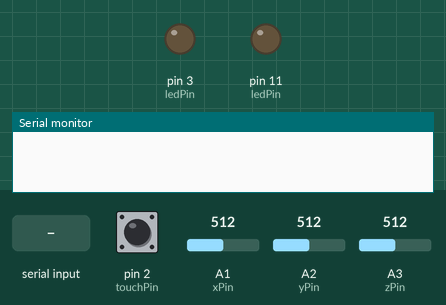
Recording of a sketch running on a simulated Arduino Uno, built with avr-gcc and run on an emulated ATmega328P. On the bench: output pins drawn as LEDs (lit = HIGH), the last lines printed to the serial monitor. The test bench sets the inputs (shaded band); at power-on: pin 2 (touchPin) HIGH, A1 (xPin) = 512, A2 (yPin) = 512, A3 (zPin) = 512. Pins used as bus, display or sensor lines are not drawn.

Above: at 1.2 s.
1.3 s: "k90\n" received over Serial
At 2.6 s:
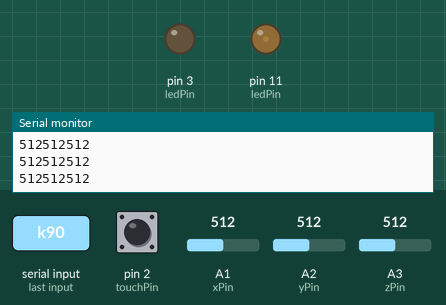
2.9 s: "90,45\n" received over Serial
At 4.0 s:
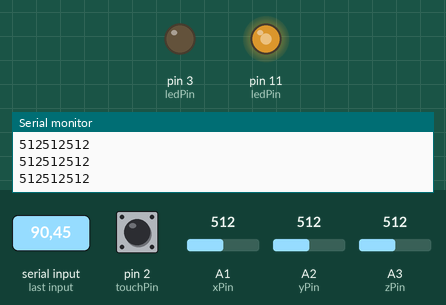
4.4 s: "11\n" received over Serial
At 5.5 s:
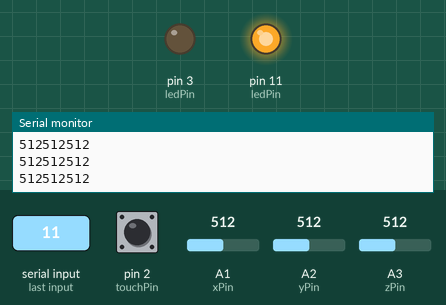
5.9 s: "21\n" received over Serial
At 6.9 s:
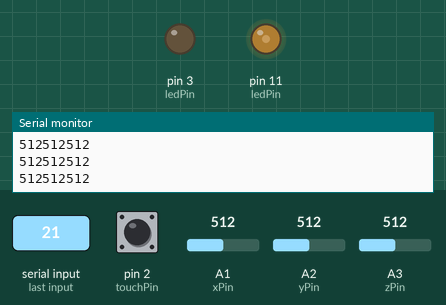
Timing chart, 0 to 8.9 s (numbered marks = the images above; inputs shaded):
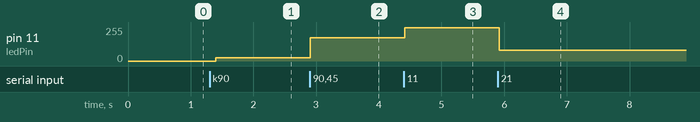

Measured:
- after the input at 1.3 s, pin 11 (ledPin): 0/255 → 25/255 after 0.10 s
- after the input at 2.9 s, pin 11 (ledPin): 25/255 → 175/255 at once
- after the input at 4.4 s, pin 11 (ledPin): 175/255 → 250/255 at once
- after the input at 5.9 s, pin 11 (ledPin): 250/255 → 82/255 at once

The sketch:

Arduino_d2.ino
```cpp
#include <TM1637Display.h>
#include <TimerOne.h>

const int CLK = 9;
const int DIO = 8;

// Naponi izmereni za 3 ose u akcelerometru:
volatile int x = 0;
volatile int y = 0;
volatile int z = 0;

// Stanja:
// 0 - ceka se komanda; 11 - 1. korak kalibracije x ose; 12 - 2. korak kalibracije x ose;
// 21 - 1. korak kalibracije y ose; 22 - 2. korak kalibracije y ose;
// 31 - 1. korak kalibracije z ose; 31 - 2. korak kalibracije z ose; 4 - glavni deo
volatile byte stanje = 0;
const int VCCPin = A0;
const int xPin = A1;
const int yPin = A2;
const int zPin = A3;
const int GNDPin = A4;

int touchPin = 2;
// a je pomocna promenljiva za slanje podataka na serijski port
int a = 0;
volatile byte state = LOW;
String inputString = "";
// ledValue je broj koji oznacava osvetljenost diode (izmedju 0 i 255)
float ledValue = 0;
// decimal je pomocna promenljiva za skladistanje dela ledValue koji se nalazi iza decimalne tacke
float decimal = 0;

int ledPin = 11;
// pointIndicator oznacava da li smo dosli do decimalne tacke prilikom citanja podataka sa serijskog porta
int pointIndicator = 0;
int i = 1;

int NumStep = 0;

TM1637Display display(CLK, DIO);

void setup() {
  Serial.begin(9600);
  Timer1.initialize(100000);
  Timer1.attachInterrupt(timerIsr);

  pinMode(VCCPin, OUTPUT);
  pinMode(GNDPin, OUTPUT);
  digitalWrite(VCCPin, HIGH);
  digitalWrite(GNDPin, LOW);

  display.setBrightness(7);

  pinMode(touchPin, INPUT_PULLUP);
  attachInterrupt(digitalPinToInterrupt(touchPin), kalibracija, RISING);
}

// U loop delu koda salju se podaci na serijski port. U zavisnosti od stanja, zavisi koji napon ce se slati
void loop() {
    String a;
    if (stanje == 4) {
      a = String(x)+String(y)+String(z);
      Serial.println(a);
    }
    else if (stanje == 11 || stanje == 12) {
      a = String(x);
      Serial.println(a);
    }
    else if (stanje == 21 || stanje == 22) {
      a = String(y);
      Serial.println(a);
    }
    else if (stanje == 31 || stanje == 32) {
      a = String(z);
      Serial.println(a);
    }

    delay(100);
}

// Kada se nesto pojavi na serijskom portu, Arduino to cita znak po znak. To moze da bude pozitivan ili negativan broj ili slovo koje oznacava
// u koje stanje ce Arduino da predje
void serialEvent() {
  ledValue = 0;
  decimal = 0;
  i = 1;
  pointIndicator = 0;
  analogWrite(3, 0); // Iskljucujemo diode dok se citaju podaci sa Serial porta
  analogWrite(11, 0);
  while (Serial.available()) {

    // Ako je na serijskom portu detektovano slovo, prelazi se u sledece stanje
    int digit = Serial.read();
    if (stanje == 0 && digit == 'x') {
      stanje = 11;
    }
    if (stanje == 0 && digit == 'y') {
      stanje = 21;
    }
    if (stanje == 0 && digit == 'z') {
      stanje = 31;
    }
    if (stanje == 4 && digit == 'a') {
      stanje = 0;
    }
    // Ako je Arduino u stanju 4, a na serijskom portu nije detektovano slovo 'a',
    // onda se cita broj koji oznacava ugao propinjanja
    if (stanje == 4) {
      if (digit == '-') {
        ledPin = 3;
      }
      else if (digit != '\n') {
        if(digit == '.') {
          pointIndicator = 1;
        }
        else {
          digit = digit - 48;
          if (pointIndicator == 0) {
            ledValue = ledValue*10 + digit;
          }
          else {
            decimal = decimal + digit/(pow(10,i));
            i++;
          }
        }
      }
      // Kada dodjemo do kraja broja poslatog sa na serijski port, tu vrednost koristimo
      // da ukljucimo jednu od dve diode sa odredjenim intenzitetom
      else {
        ledValue = (ledValue + decimal)*255/1.57;
        analogWrite(ledPin, ledValue);
        ledPin = 11;
      }
    }
    if (stanje == 0 && digit == 'k') {
      stanje = 4;
    }
  }
}


// Kalibracija je zapravo prekid povezan sa kapacitivnim senzorom. U trenutku kada
// je pritisnut, ako je Arudino u odgovarajucem stanju, na serijski port bice poslat
// odgovarajuci napon sa pratecom jedinicom, koja ce u Python-u oznacavati da je dati
// broj jedna od vrednosti potrebnih za kalibraciju
void kalibracija() {
  String a;
  switch (stanje) {
    case 11:
      stanje = 12;
      a = '1'+String(x);
      Serial.println(a);
      break;
    case 12:
      stanje = 0;
      a = '1'+String(x);
      Serial.println(a);
      break;
    case 21:
      stanje = 22;
      a = '1'+String(y);
      Serial.println(a);
      break;
    case 22:
      stanje = 0;
      a = '1'+String(y);
      Serial.println(a);
      break;
    case 31:
      stanje = 32;
      a = '1'+String(z);
      Serial.println(a);
      break;
    case 32:
      stanje = 0;
      a = '1'+String(z);
      Serial.println(a);
      break;
  }
}

// Vrednosti sa akcelerometra se ocitavaju na svaki otkucaj tajmera
void timerIsr() {
  x = analogRead(xPin);
  y = analogRead(yPin);
  z = analogRead(zPin);
}
```
